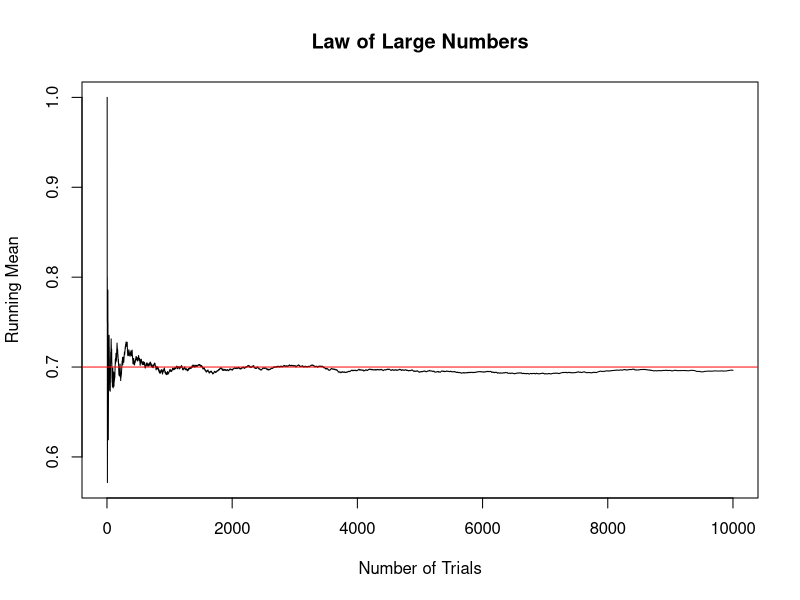
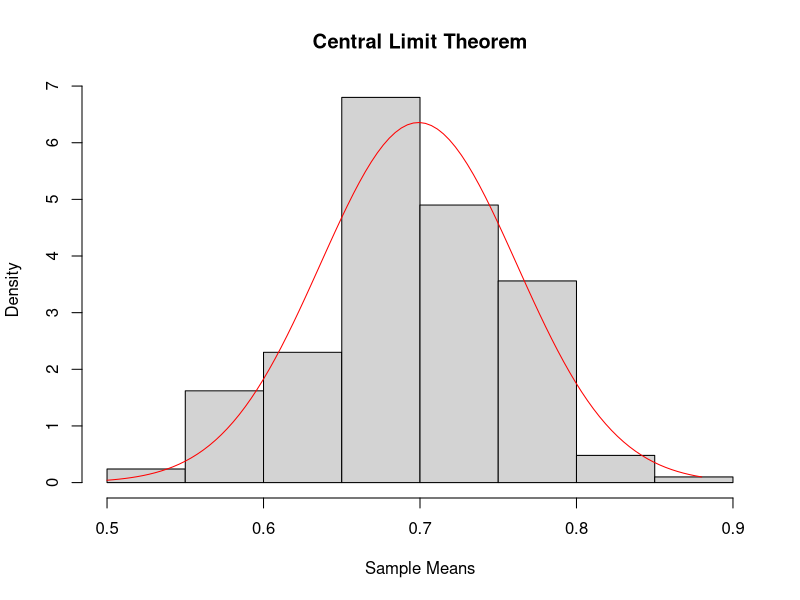

Reproduce these figures in R, in order.
# Law of Large Numbers & Central Limit Theorem (Biased Coin)

set.seed(1)

p <- 0.7          # biased coin probability
n <- 10000

# LLN: running sample mean
samples <- rbinom(n, 1, p)
running_mean <- cumsum(samples) / seq_along(samples)

plot(running_mean, type = "l",
     xlab = "Number of Trials",
     ylab = "Running Mean",
     main = "Law of Large Numbers")

abline(h = p, col = "red")

# CLT: sample means
sample_means <- replicate(1000, mean(rbinom(50, 1, p)))
dev.new()

hist(sample_means, probability = TRUE,
     main = "Central Limit Theorem",
     xlab = "Sample Means")

x <- seq(min(sample_means), max(sample_means), length = 100)
lines(x, dnorm(x, mean(sample_means), sd(sample_means)), col = "red")
